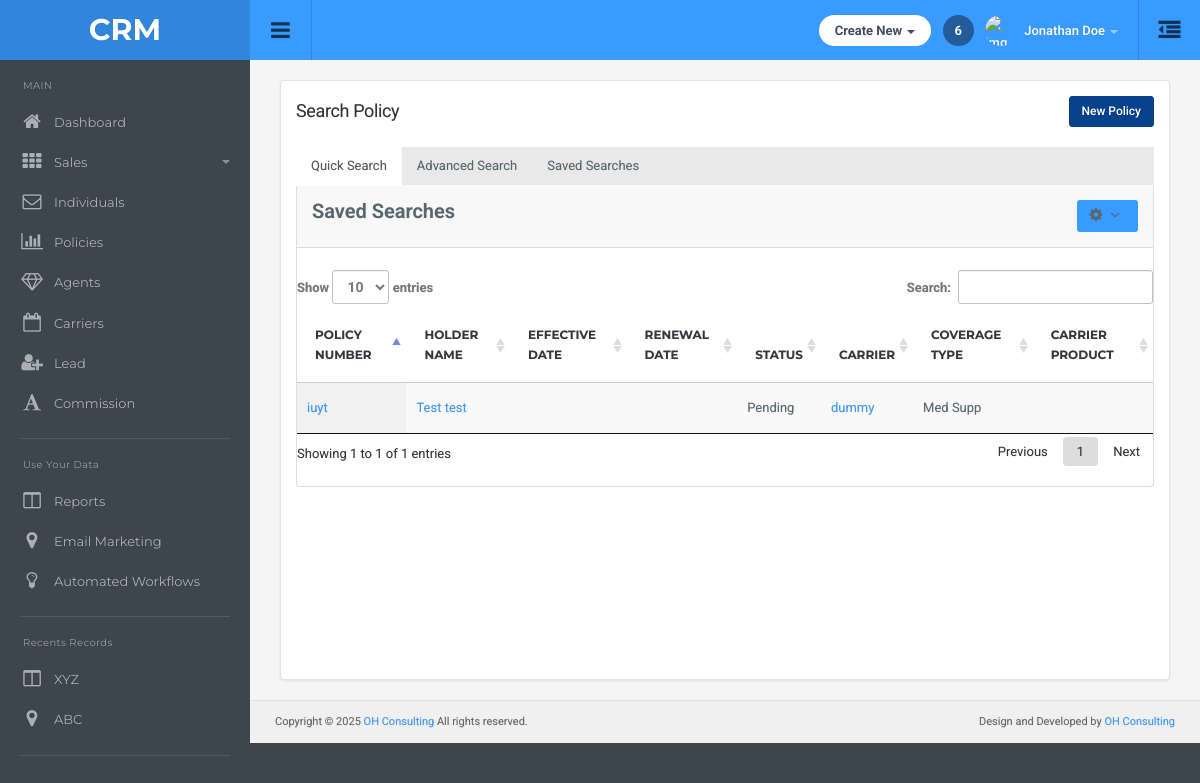
/policy/search-policy/, run on an earlier commit of the app's database.
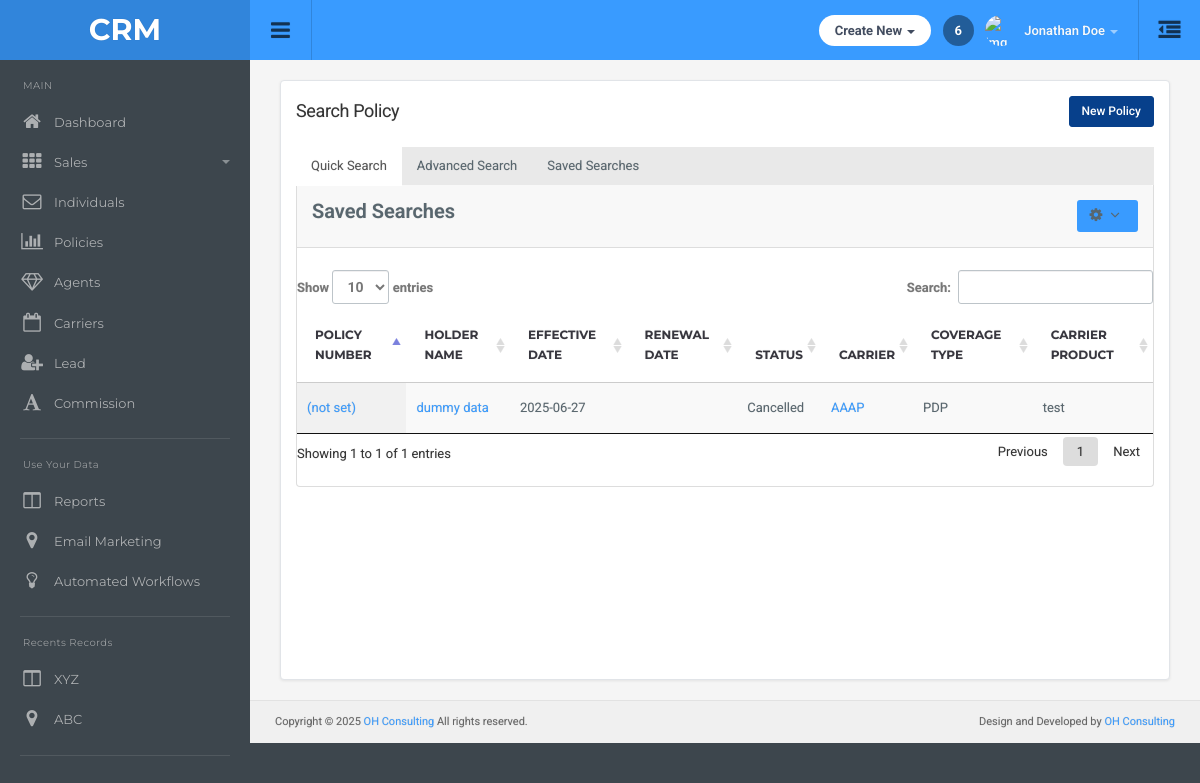
And on a later commit of the database.
### main/models.py (models this page shows, shortened)
class Policy(models.Model):
    individual = models.ForeignKey(Individuals, on_delete=models.CASCADE, related_name='policy_individual')
    carrier = models.ForeignKey(Carrier, on_delete=models.CASCADE, related_name='policy_carrier')
    policy_number = models.CharField(max_length=100,null=True , blank=True)
    status = models.CharField(max_length=100)
    coverage_type = models.CharField(max_length=100)
    effective_date = models.DateField(null=True,blank=True)
    agent =  models.ForeignKey(Agent,on_delete=models.SET_NULL,null=True,blank=True,related_name="policy_agent")

class Individuals(models.Model):
    first_name = models.CharField(max_length=100)
    middle_name = models.CharField(max_length=100,null=True,blank=True)
    last_name = models.CharField(max_length=100)
    individual_type = models.CharField(max_length=100,null=True,blank=True)
    servicing_agent = models.ForeignKey(Agent,on_delete=models.CASCADE,null=True,blank=True)
    email = models.EmailField(null=True,blank=True)
    business_phone = models.CharField(max_length=10, blank=True, null=True)
    business_ext = models.CharField(max_length=10, blank=True, null=True)
    home_phone = models.CharField(max_length=10, blank=True, null=True)
    home_ext = models.CharField(max_length=10, blank=True, null=True)
    cell_phone = models.CharField(max_length=10, blank=True, null=True)
    cell_ext = models.CharField(max_length=10, blank=True, null=True)
    carrier = models.ForeignKey(Carrier,on_delete=models.SET_NULL,null=True,blank=True)

class Carrier(models.Model):
    name = models.CharField(max_length=100)
    class Meta:
        app_label = "main"

class CarrierProduct(models.Model):
    carrier = models.ForeignKey(Carrier, on_delete=models.CASCADE, related_name='products')
    coverage_type = models.CharField(max_length=50)
    product_name = models.CharField(max_length=255)
    effective_date = models.DateField(null=True, blank=True)
    term_date = models.DateField(null=True, blank=True)
    description = models.TextField(blank=True, null=True)
    benefit_summary = models.FileField(upload_to='product_files/', null=True, blank=True)
    plan_grid = models.FileField(upload_to='product_files/', null=True, blank=True)
    brochure = models.FileField(upload_to='product_files/', null=True, blank=True)
    states = MultiSelectField(choices=STATE_CHOICES, null=True,blank=True)
    modified_at = models.DateTimeField(auto_now=True)

### main/views.py (the view)
# urls.py: path('policy/search-policy/', views.search_policy, name='search_policy'),
def search_policy(request):
    carriers = Carrier.objects.all()
    policy = Policy.objects.all()
    return render(request, 'policy/searchpolicy.html',{
        'carriers': carriers,
        'policy':policy
    })

### templates/policy/searchpolicy.html (shortened to what this page needs)
{% extends "dashboard/base.html" %}
{% load static %}
{% block main-content %}
<div class="container-default">
    <div class="search-agents-container">
        <div class="page-header-row">
            <h1 class="page-title">Search Policy</h1>
            <div class="btn-group">
                <button type="button" class="btn btn-primary" data-toggle="modal" data-target="#newPolicyModal">
                    New Policy
                </button>
            </div>
        </div>
        <ul class="nav nav-tabs">
            <li class="active"><a href="{% url 'search_policy' %}">Quick Search</a></li>
            <li><a href="{% url 'advanced_policy' %}">Advanced Search</a></li>
            <li ><a href="{% url 'saved_policy' %}">Saved Searches</a></li>
        </ul>
        <div class="agents-panel">
            <div class="panel-heading clearfix">
                <strong class="pull-left">Saved Searches</strong>
                <div class="dropdown pull-right">
                    <button class="btn btn-sm btn-default dropdown-toggle" type="button" id="agentsDropdown" data-toggle="dropdown" aria-haspopup="true" aria-expanded="false">
                        <i class="fa fa-cog"></i> <i class="fa fa-angle-down"></i>
                    </button>
                </div>
            </div>
            <br>
            <div class="panel-body table-responsive">
                <table id="example4" class="table display">
                    <thead>
                        <tr>
                            <th>Policy Number</th>
                            <th>Holder Name</th>
                            <th>Effective Date</th>
                            <th>Renewal Date</th>
                            <th>Status</th>
                            <th>Carrier</th>
                            <th>Coverage Type</th>
                            <th>Carrier Product</th>
                        </tr>
                    </thead>
                    <tbody>
                    {% for plcy in policy %}
                        <tr>
                            <td><a href="{% url 'policy_tab' plcy.id %}?tab=detail">
    {{ plcy.policy_number|default:"(not set)" }}
</a></td>
                            <td><a href="{% url 'individual_tab' plcy.individual.id %}">{{plcy.individual.first_name}} {{plcy.individual.middle_name}} {{plcy.individual.last_name}}</a></td>
                            <td>{{plcy.effective_date|date:'Y-m-d' }}</td>
                            <td>{{ plcy.policy_details.first.renewal_date|date:'Y-m-d' }}</td>
                            <td>{{plcy.status}}</td>
                            <td><a href="{% url 'carrier_detail' plcy.carrier.id %}">{{plcy.carrier.name}}</a></td>
                            <td>{{plcy.coverage_type}}</td>
                            <td>{{ plcy.carrier.products.first.product_name }}</td>
                        </tr>
                    {% endfor %}
                    </tbody>
                </table>
            </div>
        </div>
    </div>
{% include "policy/add_policy_modal.html" %}
{% endblock %}

What changed in the data, as far as the page shows it:
removed Policy: policy_number "iuyt", individual.first_name "Test", individual.last_name "test", status "Pending", carrier.name "dummy", coverage_type "Med Supp"
added Policy: policy_number "(not set)", individual.first_name "dummy", individual.last_name "data", effective_date "2025-06-27", status "Cancelled", carrier.name "AAAP", coverage_type "PDP", carrier.products.first.product_name "test"
